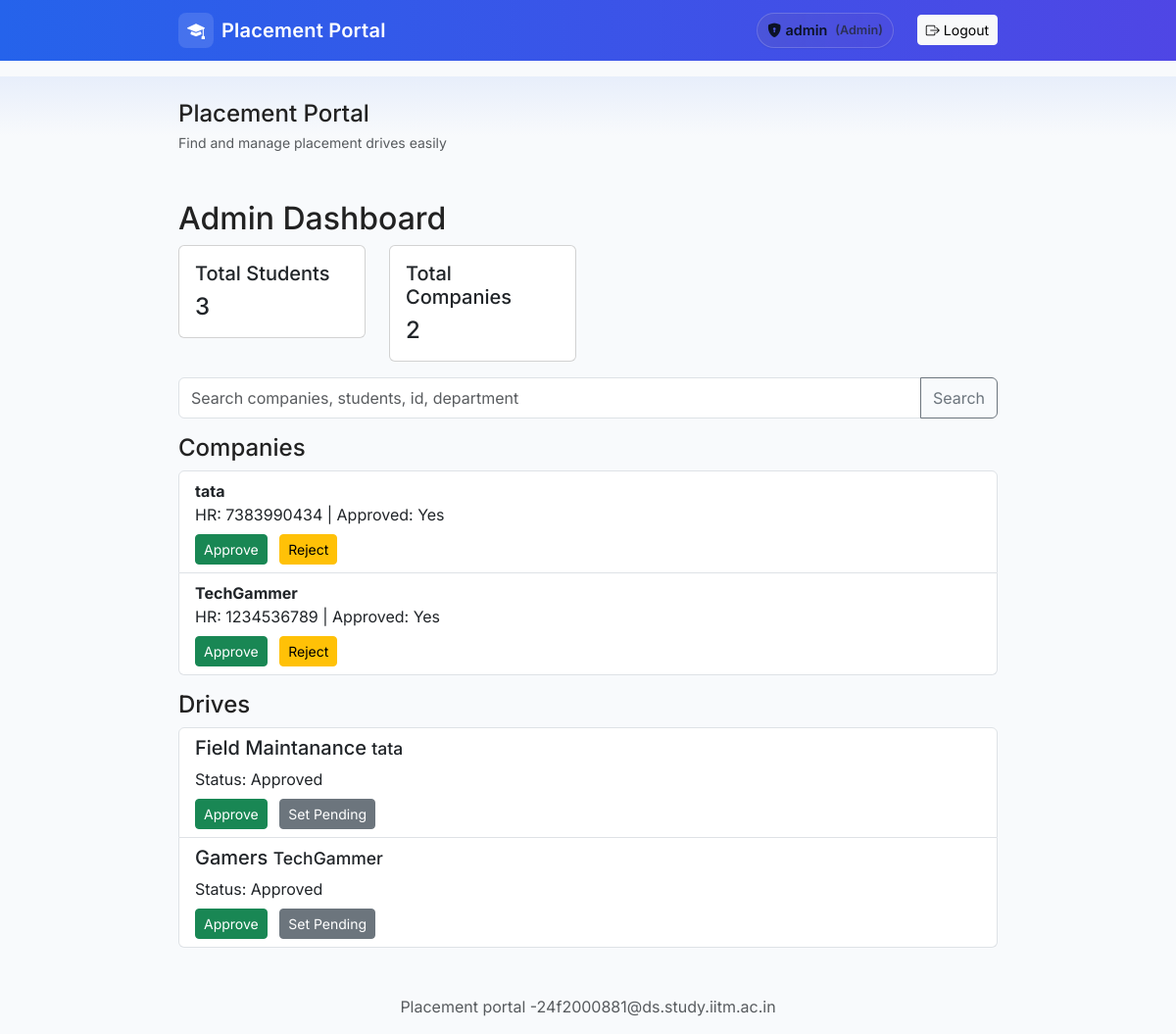
The page /admin (signed in) on the database its author committed.
### tables this page shows
CREATE TABLE users (
            id INTEGER PRIMARY KEY AUTOINCREMENT,
            username TEXT UNIQUE NOT NULL,
            password_hash TEXT NOT NULL,
            role TEXT NOT NULL CHECK(role IN ('admin', 'student', 'company'))
        );

CREATE TABLE companies (
            id INTEGER PRIMARY KEY AUTOINCREMENT,
            user_id INTEGER NOT NULL UNIQUE,
            company_name TEXT,
            hr_contact TEXT,
            website TEXT,
            approved INTEGER DEFAULT 0,
            blacklisted INTEGER DEFAULT 0,
            FOREIGN KEY (user_id) REFERENCES users(id) ON DELETE CASCADE
        );

CREATE TABLE drives (
            id INTEGER PRIMARY KEY AUTOINCREMENT,
            company_id INTEGER NOT NULL,
            job_title TEXT,
            job_desc TEXT,
            eligibility TEXT,
            deadline TEXT,
            status TEXT DEFAULT 'Pending' CHECK(status IN ('Pending','Approved','Closed')),
            FOREIGN KEY (company_id) REFERENCES companies(id) ON DELETE CASCADE
        );

### app.py (the view)
@app.route('/admin')
def admin_dashboard():
    user = current_user()
    if not user or user['role'] != 'admin':
        flash('Admin access required', 'danger')
        return redirect(url_for('login'))
    companies = models.get_companies()
    drives = models.get_drives(only_approved=False)
    total_students = models.count_students()
    total_companies = models.count_companies()
    query = request.args.get('q', '').strip()
    student_results = []
    company_results = []
    if query:
        company_results = models.search_companies(query)
        student_results = models.search_students(query)
    else:
        company_results = companies
    return render_template('admin_dashboard.html', user=user, companies=companies, drives=drives, q=query,
                           total_students=total_students, total_companies=total_companies,
                           company_results=company_results, student_results=student_results)

### app.py (called while the page is built)
def logged_in():
    return 'user_id' in session

def current_user():
    if not logged_in():
        return None
    return models.get_user_by_id(session['user_id'])

### models.py (called while the page is built)
def get_db_connection():
    conn = sqlite3.connect(DB_PATH)
    conn.row_factory = sqlite3.Row
    return conn

def get_user_by_id(user_id):
    conn = get_db_connection()
    cur = conn.cursor()
    cur.execute("SELECT * FROM users WHERE id = ?", (user_id,))
    u = cur.fetchone()
    conn.close()
    return u

def get_companies(only_approved=False):
    conn = get_db_connection()
    cur = conn.cursor()
    if only_approved:
        cur.execute("SELECT * FROM companies WHERE approved = 1 AND blacklisted = 0")
    else:
        cur.execute("SELECT * FROM companies")
    rows = cur.fetchall()
    conn.close()
    return rows

def get_drives(only_approved=False):
    conn = get_db_connection()
    cur = conn.cursor()
    if only_approved:
        cur.execute('''SELECT d.*, c.company_name FROM drives d JOIN companies c ON d.company_id = c.id
                       WHERE d.status = 'Approved' AND c.approved = 1 AND c.blacklisted = 0''')
    else:
        cur.execute('''SELECT d.*, c.company_name FROM drives d JOIN companies c ON d.company_id = c.id''')
    rows = cur.fetchall()
    conn.close()
    return rows

def count_students():
    conn = get_db_connection()
    cur = conn.cursor()
    cur.execute("SELECT COUNT(*) as cnt FROM students")
    r = cur.fetchone()
    conn.close()
    return r['cnt'] if r else 0

def count_companies():
    conn = get_db_connection()
    cur = conn.cursor()
    cur.execute("SELECT COUNT(*) as cnt FROM companies")
    r = cur.fetchone()
    conn.close()
    return r['cnt'] if r else 0

### templates/admin_dashboard.html
{% extends 'base.html' %} {% block content %}
<h2>Admin Dashboard</h2>
<div class="row mb-3">
  <div class="col-md-3">
    <div class="card">
      <div class="card-body">
        <h5 class="card-title">Total Students</h5>
        <p class="card-text h4">{{ total_students }}</p>
      </div>
    </div>
  </div>
  <div class="col-md-3">
    <div class="card">
      <div class="card-body">
        <h5 class="card-title">Total Companies</h5>
        <p class="card-text h4">{{ total_companies }}</p>
      </div>
    </div>
  </div>
</div>
<form class="mb-3" method="get">
  <div class="input-group">
    <input
      name="q"
      value="{{ q }}"
      class="form-control"
      placeholder="Search companies, students, id, department"
    />
    <button class="btn btn-outline-secondary" type="submit">Search</button>
  </div>
</form>
 {% if q
%}
<h4>Company Results</h4>
{% if company_results %}
<div class="list-group mb-3">
  {% for c in company_results %}
  <div class="list-group-item">
    <strong>{{ c['company_name'] }}</strong>
    <div>
      HR: {{ c['hr_contact'] }} | Approved: {{ 'Yes' if c['approved'] else 'No'
      }}
    </div>
    <div class="mt-2">
      <a
        class="btn btn-sm btn-success"
        href="{{ url_for('admin_approve_company', company_id=c['id']) }}"
        >Approve</a
      >
      <a
        class="btn btn-sm btn-warning"
        href="{{ url_for('admin_reject_company', company_id=c['id']) }}"
        >Reject</a
      >
    </div>
  </div>
  {% endfor %}
</div>
{% else %}
<p>No companies matched your search.</p>
{% endif %}
<h4>Student Results</h4>
{% if student_results %}
<div class="list-group mb-3">
  {% for s in student_results %}
  <div class="list-group-item">
    <strong>{{ s['full_name'] or s['username'] }}</strong>
    <div>Student ID: {{ s['id'] }} | User ID: {{ s['user_id'] }}</div>
    <div>Department: {{ s['department'] }} | CGPA: {{ s['cgpa'] }}</div>
  </div>
  {% endfor %}
</div>
{% else %}
<p>No students matched your search.</p>
{% endif %} {% else %}
<h4>Companies</h4>
<div class="list-group mb-3">
  {% for c in companies %}
  <div class="list-group-item">
    <strong>{{ c['company_name'] }}</strong>
    <div>
      HR: {{ c['hr_contact'] }} | Approved: {{ 'Yes' if c['approved'] else 'No'
      }}
    </div>
    <div class="mt-2">
      <a
        class="btn btn-sm btn-success"
        href="{{ url_for('admin_approve_company', company_id=c['id']) }}"
        >Approve</a
      >
      <a
        class="btn btn-sm btn-warning"
        href="{{ url_for('admin_reject_company', company_id=c['id']) }}"
        >Reject</a
      >
    </div>
  </div>
  {% endfor %}
</div>
<h4>Drives</h4>
<div class="list-group">
  {% for d in drives %}
  <div class="list-group-item">
    <h5>{{ d['job_title'] }} <small>{{ d['company_name'] }}</small></h5>
    <div>Status: {{ d['status'] }}</div>
    <div class="mt-2">
      <a
        class="btn btn-sm btn-success"
        href="{{ url_for('admin_approve_drive', drive_id=d['id']) }}"
        >Approve</a
      >
      <a
        class="btn btn-sm btn-secondary"
        href="{{ url_for('admin_reject_drive', drive_id=d['id']) }}"
        >Set Pending</a
      >
    </div>
  </div>
  {% endfor %}
</div>
{% endif %} {% endblock %}

### templates/base.html (shortened to what this page needs)
<!doctype html>
<html lang="en">
  <head>
    <link
      href="https://cdn.jsdelivr.net/npm/bootstrap@5.3.0/dist/css/bootstrap.min.css"
      rel="stylesheet"
    />
    <link
      href="https://cdn.jsdelivr.net/npm/bootstrap-icons@1.10.5/font/bootstrap-icons.css"
      rel="stylesheet"
    />
    <link
      rel="stylesheet"
      href="{{ url_for('static', filename='css/styles.css') }}"
    />
  </head>
  <body>
    <nav class="navbar navbar-expand-lg mb-3 navbar-portal">
      <div class="container">
        <a
          class="navbar-brand d-flex align-items-center"
          href="{{ url_for('index') }}"
        >
          <span class="brand-mark me-2"
            ><i class="bi bi-mortarboard-fill"></i
          ></span>
          <span class="brand-text">Placement Portal</span>
        </a>
        <div class="collapse navbar-collapse justify-content-end" id="navMenu">
          <div class="d-flex align-items-center">
            {% if user %}
            <div class="me-3">
              <span
                class="user-badge role-{{ user['role'] }} d-inline-flex align-items-center"
              >
                {% if user['role'] == 'company' %}
                <i class="bi bi-building-fill me-1" aria-hidden="true"></i>
                {% elif user['role'] == 'admin' %}
                <i class="bi bi-shield-lock-fill me-1" aria-hidden="true"></i>
                {% else %}
                <i class="bi bi-person-fill me-1" aria-hidden="true"></i>
                {% endif %}
                <span class="user-name">{{ user['username'] }}</span>
                <small class="text-muted ms-2 text-capitalize"
                  >({{ user['role'] }})</small
                >
              </span>
            </div>
            <a
              class="btn btn-light btn-sm ms-2 d-flex align-items-center"
              href="{{ url_for('logout') }}"
              aria-label="Logout"
            >
              <i class="bi bi-box-arrow-right me-1"></i> Logout
            </a>
            {% else %}
            <a class="btn btn-primary btn-sm me-2" href="{{ url_for('login') }}"
              >Login</a
            >
            {% endif %}
          </div>
        </div>
      </div>
    </nav>
    <div class="bg-hero py-4 mb-4">
      <div class="container d-flex align-items-center justify-content-between">
        <div>
          <h1 class="h4 mb-1">Placement Portal</h1>
          <div class="text-muted small">
            Find and manage placement drives easily
          </div>
        </div>
      </div>
    </div>
    <div class="container">
       {% block content %}{% endblock %}
    </div>
    <footer class="text-center mt-5 mb-3 text-muted">
      Placement portal -24f2000881@ds.study.iitm.ac.in
    </footer>
  </body>
</html>

### static/css/styles.css (style rules this page uses)
body { background: #f8fafc; color: #222; font-family: "Inter", -apple-system, BlinkMacSystemFont, "Segoe UI", Roboto, "Helvetica Neue", Arial; }
.container { max-width: 860px; }
.navbar-brand { font-weight: 600; letter-spacing: 0.2px; }
.navbar-portal { background: linear-gradient(90deg, #2563eb 0%, #4f46e5 100%); color: #fff; }
.navbar-portal .navbar-brand, .navbar-portal .brand-text { color: #fff; }
.brand-mark { display: inline-flex; align-items: center; justify-content: center; width: 36px; height: 36px; border-radius: 8px; background: rgba(255, 255, 255, 0.12); }
.brand-mark .bi { font-size: 18px; color: #fff; }
.bg-hero { background: linear-gradient(180deg, rgba(37, 99, 235, 0.08), transparent 60%); }
footer { color: #6b7280; }
.form-control { height: 42px; }
.btn + .btn { margin-left: 8px; }
.user-badge { display: inline-block; background: rgba(255, 255, 255, 0.95); color: #0f172a; padding: 6px 10px; border-radius: 999px; font-weight: 600; box-shadow: 0 1px 2px rgba(16, 24, 40, 0.06); font-size: 0.9rem; }
.user-badge.role-admin { background: linear-gradient( 90deg, rgba(245, 158, 11, 0.06), rgba(239, 68, 68, 0.03) ); color: #0b1226; border: 1px solid rgba(255, 255, 255, 0.18); }
.user-badge .user-name { display: inline-block; max-width: 10rem; overflow: hidden; text-overflow: ellipsis; white-space: nowrap; }

### rows shown on the page
users: username "admin", role "Admin"
companies: company_name "tata", hr_contact "7383990434", approved "Yes"
companies: company_name "TechGammer", hr_contact "1234536789", approved "Yes"
drives: job_title "Field Maintanance", company_name "tata", status "Approved"
drives: job_title "Gamers", company_name "TechGammer", status "Approved"

### other values the page prints
{{ total_students }} "3"
{{ total_companies }} "2"
